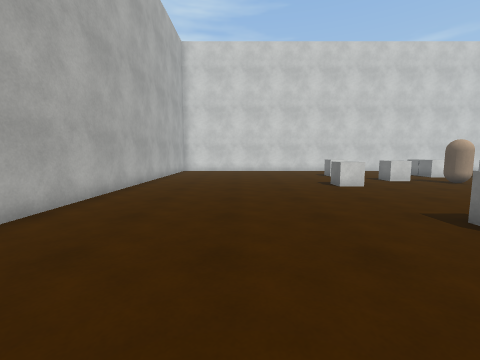
[1] (above)

20 first-person views from a walk through a scene from a Unity 3-D project. The camera is 1.3 m above the floor, tilts 6° down and sees 90° across. The floor is counted in squares, 1 m on a side. Each view is taken from the middle of a square. On the plan, view 1 faces up. The plan holds only what a view shows up to about 12 squares ahead; the rest is blank. The place goes on beyond the plan. The player character is not drawn. Surface patterns are stand-ins for the level's own textures.

[2]
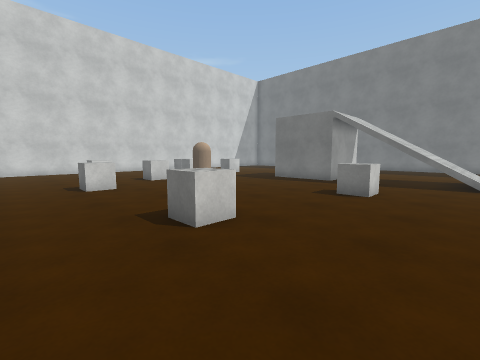

[3]
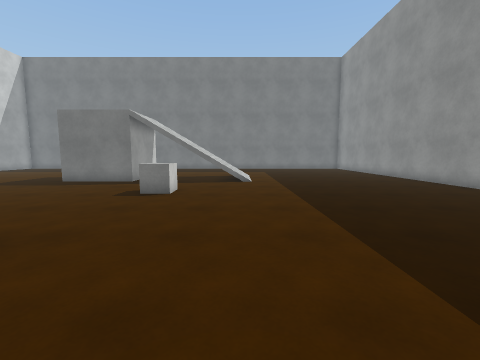

[4]
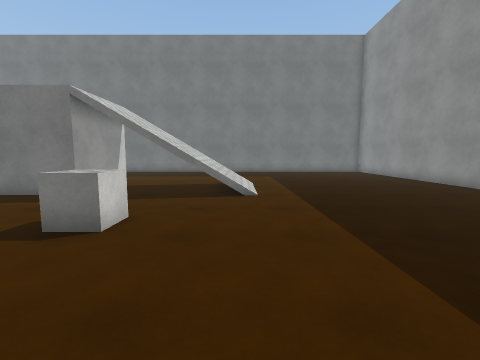

[5]
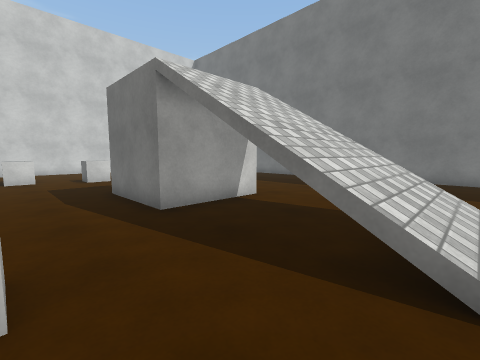

[6]
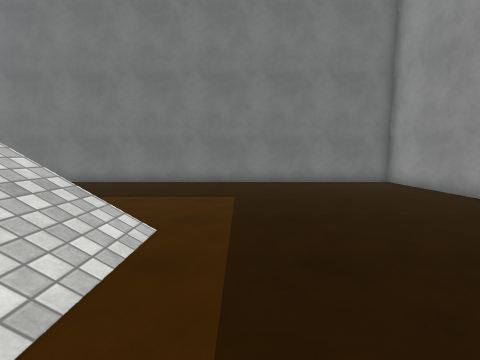

[7]
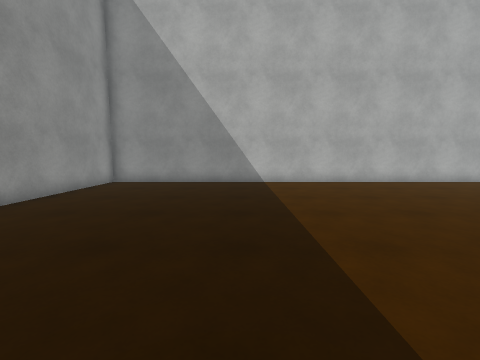

[8]
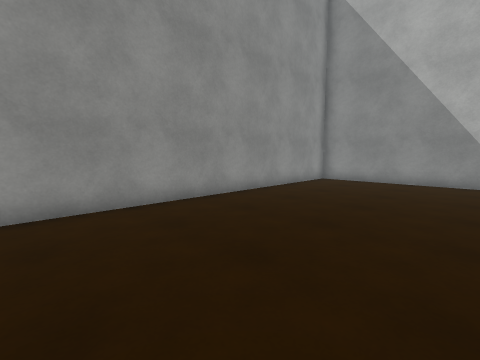

[9]
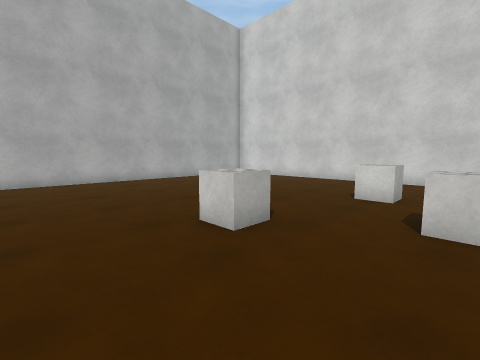

[10]
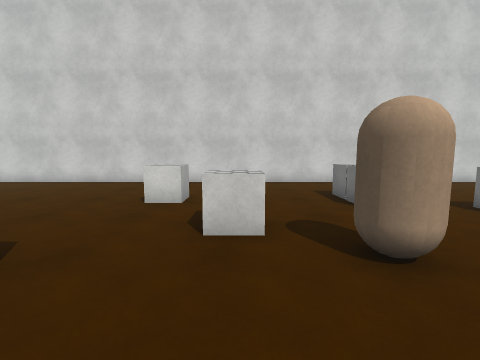

[11]
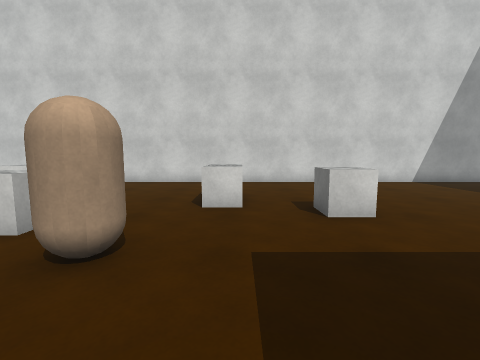

[12]
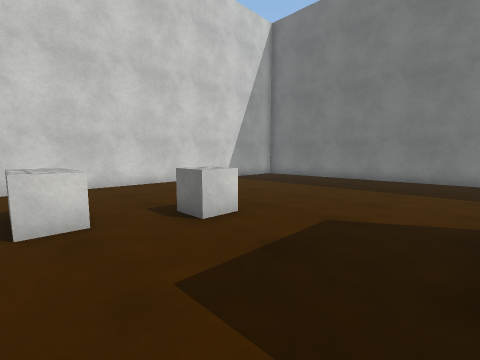

[13]
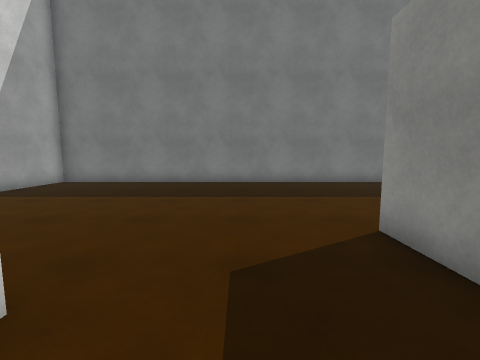

[14]
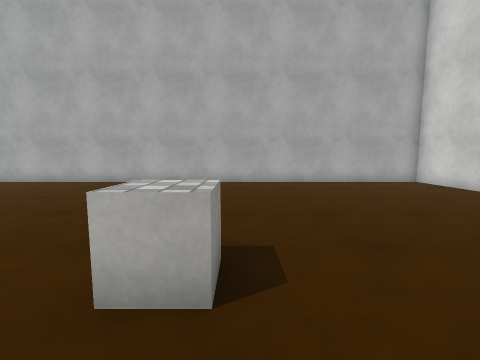

[15]
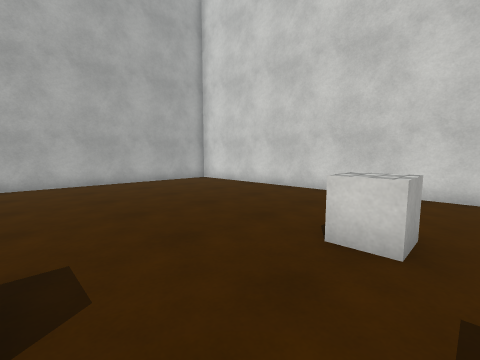

[16]
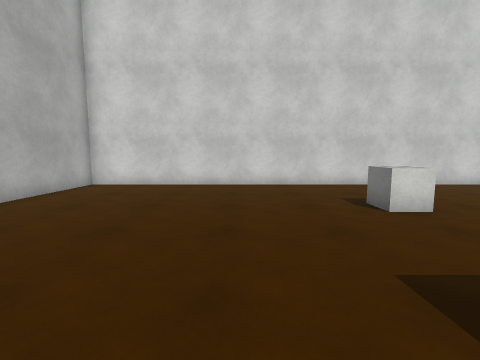

[17]
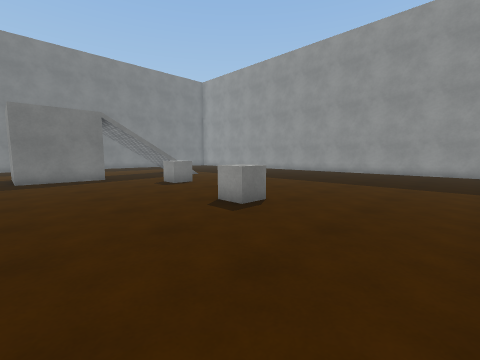

[18]
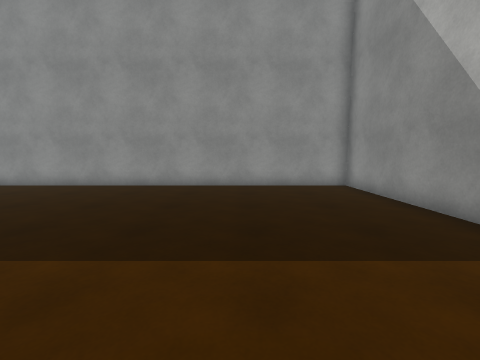

[19]
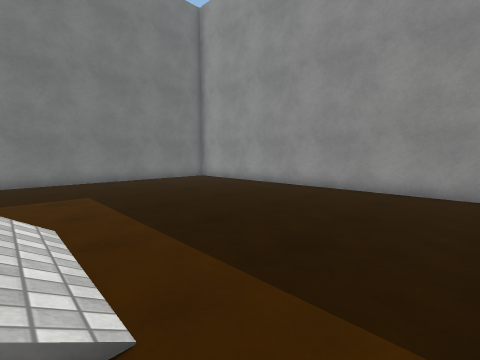

[20]
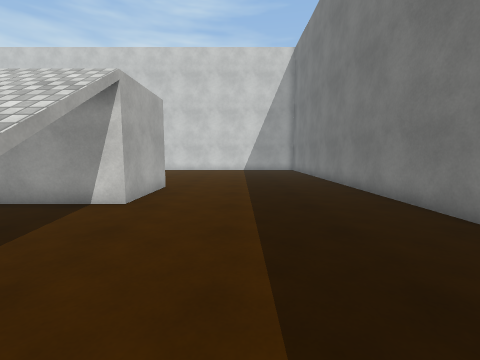

### Floor plan
Points are (right, up) in squares from view 1. A wall is a line through its corners. A room is listed if a view was taken in it or the views show most of it. See-through windows are left out.
Room 1 (views 1, 2, 3, 4, 5, 6, 7, 8, 9, 10, 11, 12, 13, 14, 15, 16, 17, 18, 19, 20)
walls: (13.6, 5.2) (13.6, 8.6) (17, 8.6) (17, 5.2) (13.6, 5.2); (-4.5, 19.5) (-4.5, -9.1) (24.5, -9.1) (24.5, 19.5) (-4.5, 19.5)
ways out: gap at (17, 1.5)
objects: cube (4, 10) to (5, 11); cube (5, 4); cube (6, 15); cube (8, 12) to (8, 13); cube (10, 2) to (11, 3); capsule (10, 11); cube (11, 14) to (12, 15); cube (11, 16) to (12, 16); cube (14, 13) to (15, 14)

Where each view was taken, in squares from view 1:
view 1: 0 up, 0 right, facing up
view 2: 0 up, 2 right, facing up-right
view 3: 0 up, 2 right, facing right
view 4: 0 up, 6 right, facing right
view 5: 0 up, 11 right, facing up-right
view 6: 2 down, 13 right, facing right
view 7: 3 down, 7 right, facing left
view 8: 3 down, 8 right, facing down-left
view 9: 7 up, 8 right, facing up-left
view 10: 8 up, 8 right, facing up
view 11: 8 up, 12 right, facing up
view 12: 9 up, 11 right, facing up-right
view 13: 11 up, 13 right, facing right
view 14: 11 up, 7 right, facing left
view 15: 11 up, 7 right, facing up-left
view 16: 9 up, 2 right, facing up
view 17: 9 up, 0 right, facing down-right
view 18: 1 up, 0 right, facing down
view 19: 0 up, 12 right, facing down-right
view 20: 1 down, 20 right, facing up
